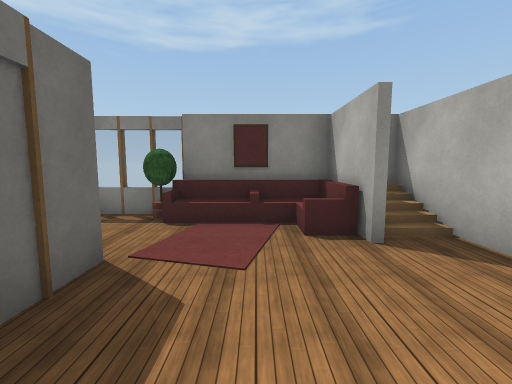
[1] (above)

24 first-person views from a walk through a robot-simulator world made for Webots. The camera is 1.2 m above the floor, tilts 6° down and sees 90° across. Doors are drawn as open doorways. The floor is counted in squares, 1 m on a side. Each view is taken from the middle of a square. On the plan, view 1 faces up. The plan holds only what a view shows up to about 12 squares ahead; the rest is blank. The robots in the file are not drawn. Webots' stock objects and surfaces are drawn as simple stand-ins.

[2]
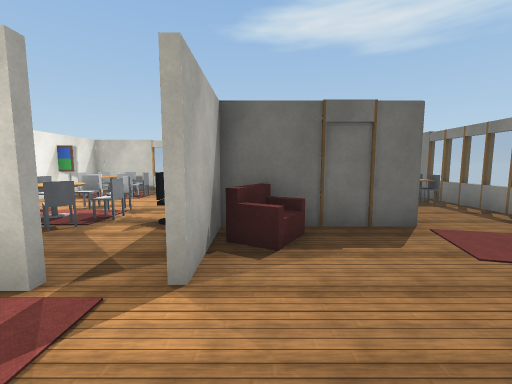

[3]
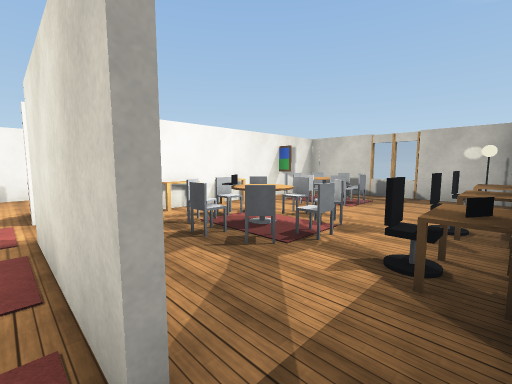

[4]
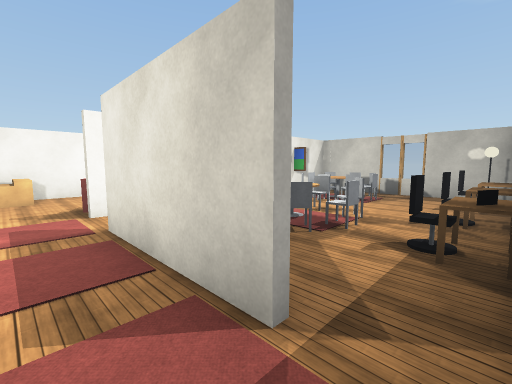

[5]
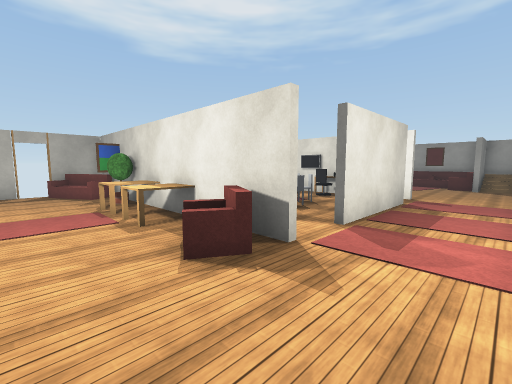

[6]
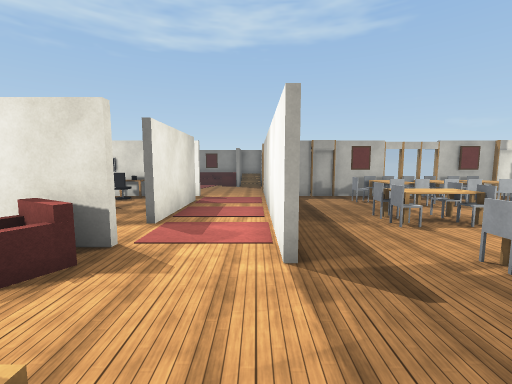

[7]
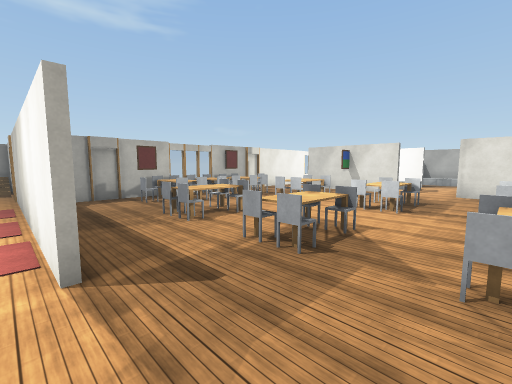

[8]
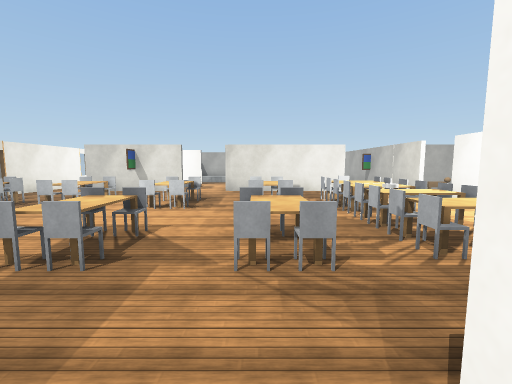

[9]
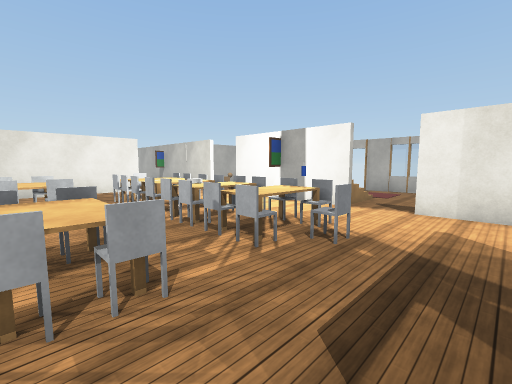

[10]
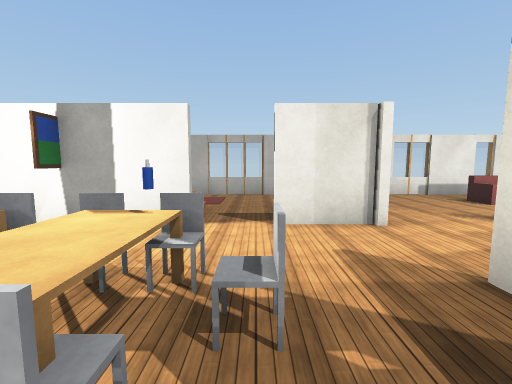

[11]
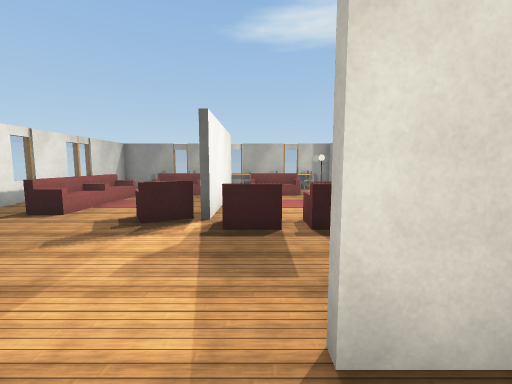

[12]
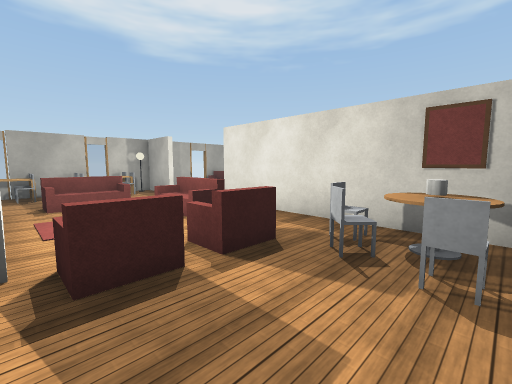

[13]
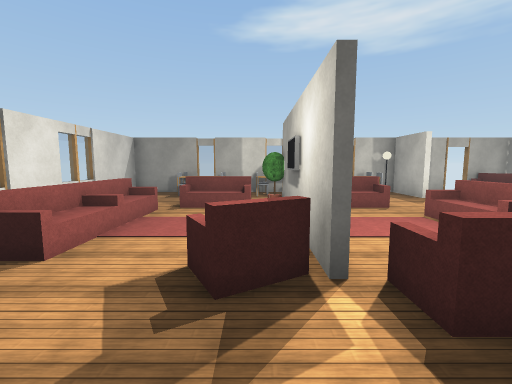

[14]
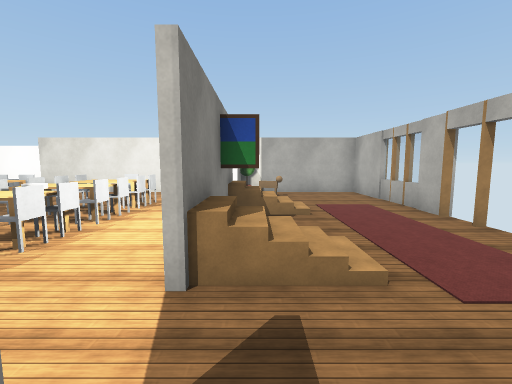

[15]
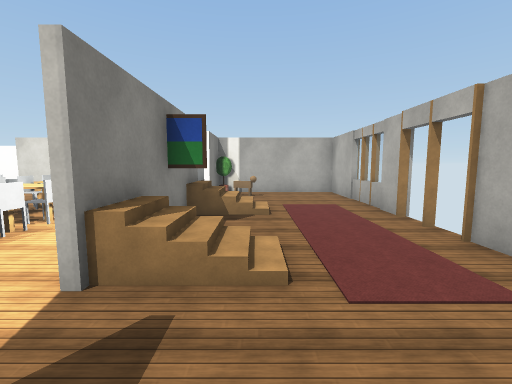

[16]
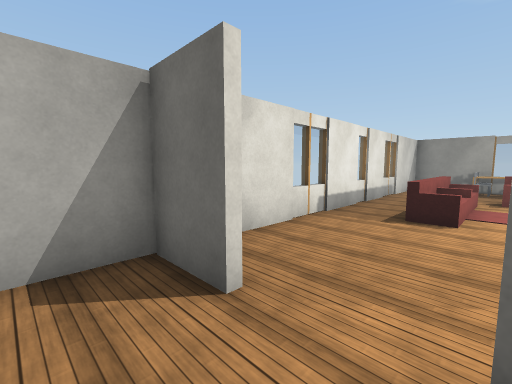

[17]
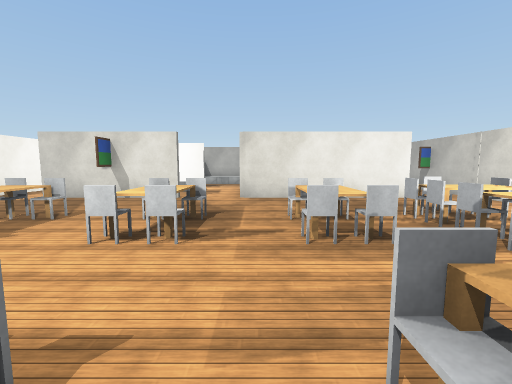

[18]
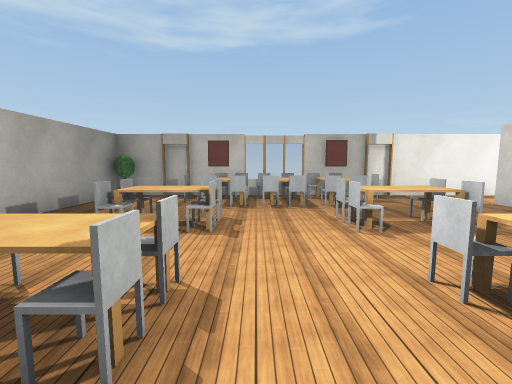

[19]
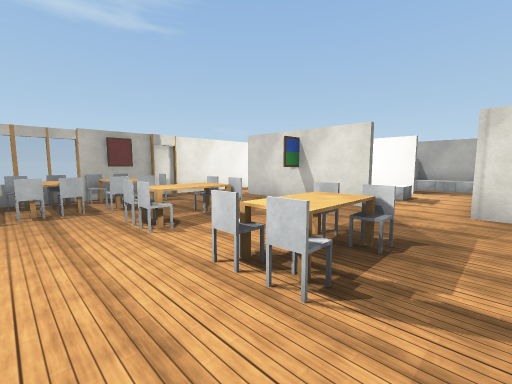

[20]
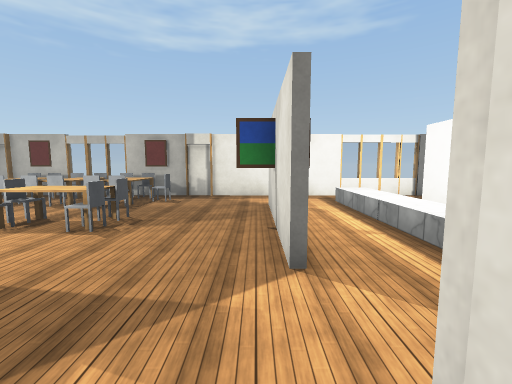

[21]
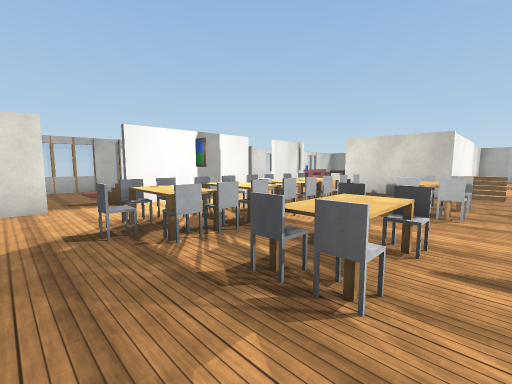

[22]
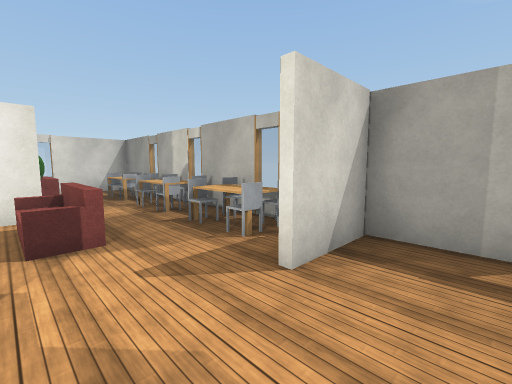

[23]
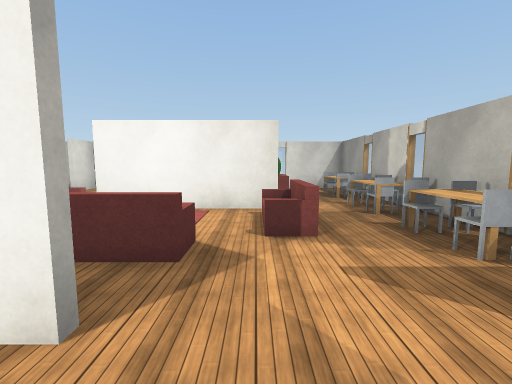

[24]
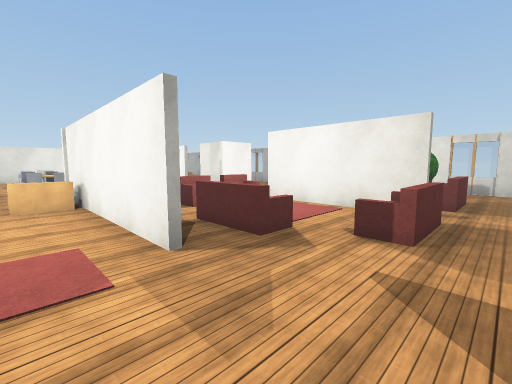

### Floor plan
Points are (right, up) in squares from view 1. A wall is a line through its corners. A room is listed if a view was taken in it or the views show most of it. See-through windows are left out.
Room 1 (view 1)
walls: (-1.9, 3.3) (-1.9, -0.5); (-2.4, 6.2) (-6.5, 6.2); (1.8, 3.8) (1.8, 6.2) (0.4, 6.2); (2, 5.1) (2, 3.9); (-1.5, -0.7) (0.6, -0.7); (3.4, 3.2) (3.4, 6.2)
low walls: (1.5, 5.9) (0.4, 5.9)
ways out: opening at (1.7, 0) to room 2; open door at (3.5, 1) to room 2; open door at (-2, 2)
objects: other object (-6, 5); other object (-5, 5); chair (-5, 6); potted tree (-2, 6); armchair (-1, 0); sofa (-1, 6); painting (0, 6); sofa (1, 5)
Room 2 (views 2, 3, 4, 5, 6, 7, 8, 9, 10, 11, 12, 13, 14, 15, 16, 17, 18, 19, 20, 21, 22, 23, 24)
walls: (3.1, -12.8) (-3.7, -12.8); (3.4, -8.6) (3.4, -2.6); (3.6, -15.4) (3.6, -16.6); (0.6, -7.9) (-2.5, -7.9); (-3.7, -12.6) (3.6, -12.6) (3.6, -13.5); (-2.5, -7.7) (-2, -7.7); (3.3, -19.1) (5.6, -19.1); (-0.5, -18.2) (-4.5, -18.2); (7.3, -19.1) (11.6, -19.1); (-4.4, -7.9) (-5.5, -7.9); (3.6, -2.5) (3.6, -5.8); (-5.5, -7.7) (-4.4, -7.7); (-4.6, -18) (-0.5, -18); (0.7, -2.1) (0.7, -6.2); (-7.2, -12.8) (-8.5, -12.8); (3.6, -22.8) (3.6, -24.4) (9, -24.4); (11.4, -19.3) (7.3, -19.3); (-7.4, -7.9) (-9.5, -7.9); (3.4, -0.6) (3.4, 0.8); (-8.5, -12.6) (-7.2, -12.6); (-2.4, -0.8) (-3.5, -0.8); (-1, -24.3) (-1, -24.8); (-9.4, -7.7) (-7.4, -7.7); (14.1, -19.1) (16.5, -19.1); (-3.5, -24.3) (-3.5, -24.8); (16.4, -8.2) (16.4, -3.1); (16.4, -16.7) (16.4, -10.4); (10.7, -24.4) (16.4, -24.4) (16.4, -19.3) (14.3, -19.3); (-6.6, -24.3) (-6.6, -24.8); (-9.4, -0.9) (-9.4, -24.4) (2, -24.4); (17.4, -0.9) (4.5, -0.8)
ways out: opening at (1.7, 0) to room 1; open door at (3.5, 1) to room 1; opening at (17, -9.5); opening at (17, -2.5); open door at (-10, -10); open door at (6, -1); open door at (14, -1); open door at (16.5, -23); gap at (10, -24.4)
objects: other object (-9, -22); other object (-9, -21); other object (-9, -19); table (-9, -18) to (-8, -18); other object (-9, -17); chair (-9, -16); table (-9, -15) to (-8, -15); chair (-9, -14); other object (-9, -13); sofa (-9, -10) to (-8, -9); other object (-9, -2); other object (-8, -22); table (-8, -21); chair (-8, -20); chair (-8, -19); chair (-8, -17); chair (-8, -16); chair (-8, -14); other object (-8, -6); other object (-8, -5); painting (-7, -8); other object (-7, -7) to (-7, -6); chair (-7, -5); other object (-7, -2); other object (-7, -1); sofa (-6, -21) to (-5, -20); potted tree (-6, -19) to (-5, -18); sofa (-6, -17) to (-5, -15); potted tree (-6, -8); other object (-6, -6); other object (-6, -5); sofa (-5, -22) to (-3, -22); table (-5, -9) to (-4, -8); other object (-5, -2); other object (-5, -1); sofa (-4, -15) to (-2, -14); other object (-4, -6); chair (-4, -5); chair (-4, -4); other object (-4, -1); table (-3, -9) to (-2, -8); chair (-3, -6); round table (-3, -5); chair (-3, -4) to (-3, -3); sofa (-2, -22) to (-1, -22); chair (-2, -6); chair (-2, -5); chair (-2, -4); other object (-2, -2); armchair (-1, -20) to (0, -19); armchair (-1, -18) to (0, -17); armchair (-1, -16) to (0, -15); armchair (-1, -9) to (0, -9); other object (-1, -5); chair (1, -14); chair (2, -15) to (3, -15); other object (2, -14); round table (3, -14); potted tree (4, -2) to (4, -1); chair (6, -16); chair (6, -13); chair (6, -12); chair (6, -9); chair (6, -6); chair (7, -17); other object (7, -16); chair (7, -15); table (7, -13) to (7, -12); chair (7, -10); table (7, -9); chair (7, -6); table (7, -5); chair (7, -3); chair (8, -16); chair (8, -15); chair (8, -13); chair (8, -12); chair (8, -10); chair (8, -9); chair (8, -6); chair (8, -5); other object (8, -3); other object (8, -2); chair (9, -17); table (9, -16); chair (9, -15); chair (9, -3); chair (9, -2); painting (10, -20) to (10, -19); chair (10, -17); other object (10, -16); chair (10, -15); chair (10, -3); table (10, -2); chair (10, -1); chair (11, -17); table (11, -16); chair (11, -15); chair (11, -13); chair (11, -12); chair (11, -10); chair (11, -9); chair (11, -6); chair (11, -3); chair (11, -2); stairs (12, -19); chair (12, -17); table (12, -16); chair (12, -15); table (12, -13) to (12, -12); table (12, -9); table (12, -6); chair (12, -3); table (12, -2); chair (13, -17); chair (13, -16) to (14, -16); chair (13, -15); chair (13, -13); chair (13, -12); chair (13, -10); chair (13, -9); chair (13, -6); chair (13, -5); chair (13, -2); other object (15, -21) to (15, -20); potted tree (16, -20); painting (16, -6)

Positions as (right, up) in squares from view 1, and headings:
1: (0, 0), facing up
2: (3, 0), facing left
3: (1, -1), facing down-left
4: (2, -1), facing down-left
5: (3, -11), facing up-left
6: (3, -12), facing up
7: (3, -12), facing up-right
8: (3, -12), facing right
9: (4, -12), facing down-right
10: (6, -14), facing down
11: (5, -17), facing left
12: (3, -18), facing up-left
13: (2, -19), facing left
14: (5, -20), facing right
15: (5, -21), facing right
16: (5, -21), facing down-left
17: (7, -11), facing right
18: (9, -11), facing up
19: (9, -11), facing up-right
20: (16, -11), facing up
21: (15, -11), facing down-left
22: (-5, -11), facing down-left
23: (-5, -11), facing down
24: (-7, -11), facing down-right
